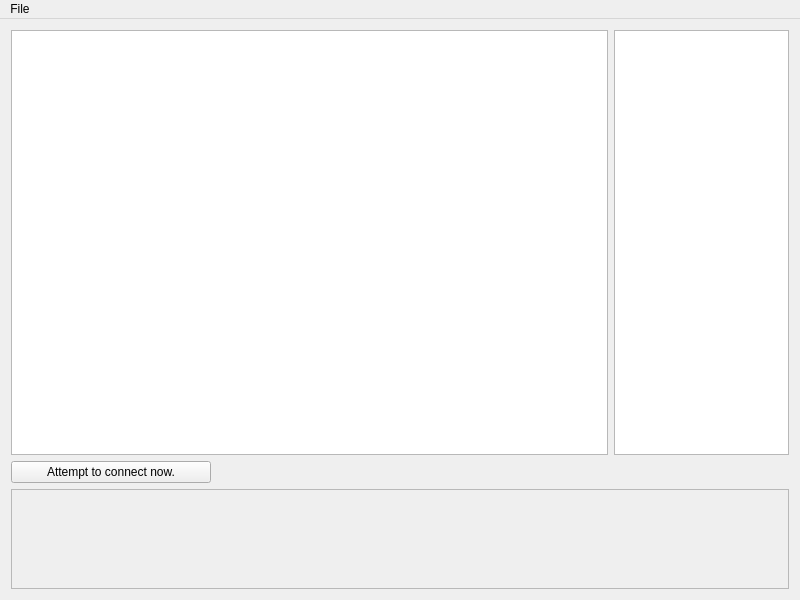
<?xml version="1.0" encoding="UTF-8"?>
<ui version="4.0">
 <class>ChatClient</class>
 <widget class="QMainWindow" name="ChatClient">
  <property name="geometry">
   <rect>
    <x>0</x>
    <y>0</y>
    <width>800</width>
    <height>600</height>
   </rect>
  </property>
  <property name="font">
   <font>
    <family>Arial</family>
   </font>
  </property>
  <property name="windowTitle">
   <string>QChat</string>
  </property>
  <property name="windowOpacity">
   <double>1.000000000000000</double>
  </property>
  <widget class="QWidget" name="centralWidget">
   <layout class="QVBoxLayout" name="verticalLayout">
    <item>
     <layout class="QHBoxLayout" name="horizontalLayout">
      <item>
       <widget class="QTextEdit" name="messageArea">
        <property name="acceptDrops">
         <bool>false</bool>
        </property>
        <property name="horizontalScrollBarPolicy">
         <enum>Qt::ScrollBarAlwaysOff</enum>
        </property>
        <property name="undoRedoEnabled">
         <bool>false</bool>
        </property>
        <property name="html">
         <string>&lt;!DOCTYPE HTML PUBLIC &quot;-//W3C//DTD HTML 4.0//EN&quot; &quot;http://www.w3.org/TR/REC-html40/strict.dtd&quot;&gt;
&lt;html&gt;&lt;head&gt;&lt;meta name=&quot;qrichtext&quot; content=&quot;1&quot; /&gt;&lt;style type=&quot;text/css&quot;&gt;
p, li { white-space: pre-wrap; }
&lt;/style&gt;&lt;/head&gt;&lt;body style=&quot; font-family:'Arial'; font-size:8.25pt; font-weight:400; font-style:normal;&quot;&gt;
&lt;p style=&quot;-qt-paragraph-type:empty; margin-top:0px; margin-bottom:0px; margin-left:0px; margin-right:0px; -qt-block-indent:0; text-indent:0px; font-family:'Ubuntu'; font-size:11pt;&quot;&gt;&lt;br /&gt;&lt;/p&gt;&lt;/body&gt;&lt;/html&gt;</string>
        </property>
        <property name="textInteractionFlags">
         <set>Qt::LinksAccessibleByKeyboard|Qt::LinksAccessibleByMouse|Qt::TextBrowserInteraction|Qt::TextSelectableByKeyboard|Qt::TextSelectableByMouse</set>
        </property>
       </widget>
      </item>
      <item>
       <widget class="QListWidget" name="usersOnlineList">
        <property name="minimumSize">
         <size>
          <width>0</width>
          <height>0</height>
         </size>
        </property>
        <property name="maximumSize">
         <size>
          <width>175</width>
          <height>16777215</height>
         </size>
        </property>
       </widget>
      </item>
     </layout>
    </item>
    <item>
     <widget class="QPushButton" name="connectNowButton">
      <property name="enabled">
       <bool>true</bool>
      </property>
      <property name="maximumSize">
       <size>
        <width>200</width>
        <height>25</height>
       </size>
      </property>
      <property name="text">
       <string>Attempt to connect now.</string>
      </property>
     </widget>
    </item>
    <item>
     <widget class="QTextEdit" name="inputMessageArea">
      <property name="enabled">
       <bool>false</bool>
      </property>
      <property name="maximumSize">
       <size>
        <width>16777215</width>
        <height>100</height>
       </size>
      </property>
      <property name="horizontalScrollBarPolicy">
       <enum>Qt::ScrollBarAlwaysOff</enum>
      </property>
      <property name="textInteractionFlags">
       <set>Qt::LinksAccessibleByKeyboard|Qt::LinksAccessibleByMouse|Qt::TextBrowserInteraction|Qt::TextEditable|Qt::TextEditorInteraction|Qt::TextSelectableByKeyboard|Qt::TextSelectableByMouse</set>
      </property>
     </widget>
    </item>
   </layout>
  </widget>
  <widget class="QMenuBar" name="menuBar">
   <property name="geometry">
    <rect>
     <x>0</x>
     <y>0</y>
     <width>800</width>
     <height>21</height>
    </rect>
   </property>
   <widget class="QMenu" name="menuFile">
    <property name="title">
     <string>File</string>
    </property>
    <addaction name="actionClear_Chat"/>
    <addaction name="separator"/>
    <addaction name="actionExit"/>
   </widget>
   <addaction name="menuFile"/>
  </widget>
  <action name="actionClear_Chat">
   <property name="text">
    <string>Clear Chat</string>
   </property>
  </action>
  <action name="actionExit">
   <property name="text">
    <string>Exit</string>
   </property>
  </action>
 </widget>
 <layoutdefault spacing="6" margin="11"/>
 <resources/>
 <connections/>
</ui>
